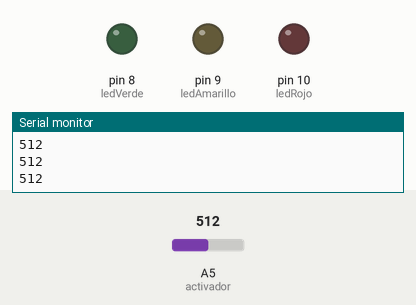
The sketch below on a simulated Arduino Uno, built with avr-gcc and run on an emulated ATmega328P. On the bench: output pins drawn as LEDs (lit = HIGH), the last lines printed to the serial monitor. Dashed ring = blinking. The inputs (shaded band) are chosen by the test bench; at power-on: A5 (activador) = 512.

Above: at 1.3 s.
1.4 s: A5 (activador) set to 486
At 2.6 s:
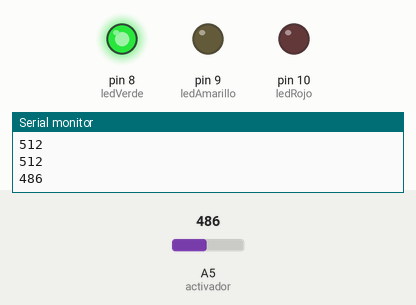
4.4 s: A5 (activador) set to 561
At 5.8 s:
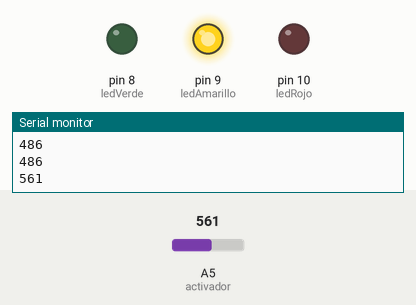
7.4 s: A5 (activador) set to 660
At 8.4 s:
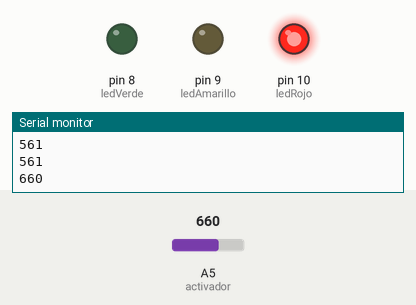
10.4 s: A5 (activador) set to 640
At 11.8 s:
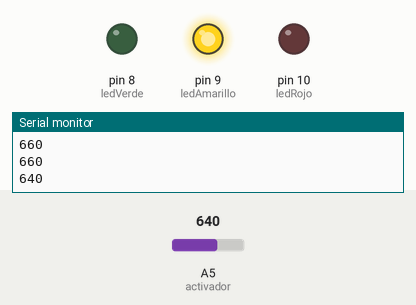
13.4 s: A5 (activador) set to 490
At 14.8 s:
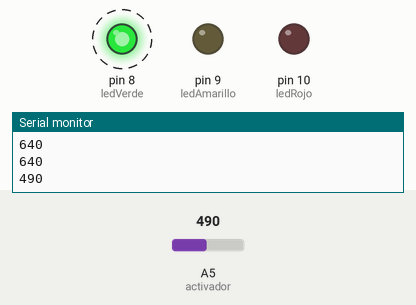
Timing chart, 0 to 17.4 s (numbered marks = the images above; inputs shaded):
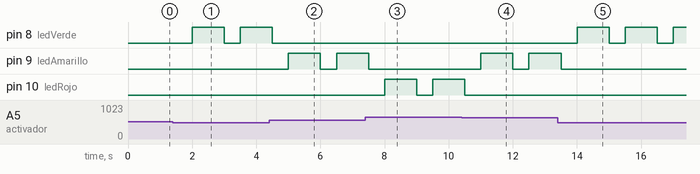

The sketch:

aguaSensor.ino
```cpp
int activador = A5;
int ledVerde = 8;
int ledAmarillo = 9;
int ledRojo = 10;

void setup() {
  // put your setup code here, to run once:
  pinMode(ledVerde, OUTPUT);
  pinMode(ledAmarillo, OUTPUT);
  pinMode(ledRojo, OUTPUT);
  pinMode(activador, INPUT);
  Serial.begin(9600);
}

void loop() {
  // put your main code here, to run repeatedly:
  int sensorValue = analogRead(activador);

  Serial.println(sensorValue);
  delay(500);

  if(sensorValue > 450 && sensorValue < 500){
    digitalWrite(ledVerde, HIGH);
    delay(1000);
    digitalWrite(ledVerde, LOW);
  }

  if(sensorValue > 551 && sensorValue < 650){
    digitalWrite(ledAmarillo, HIGH);
    delay(1000);
    digitalWrite(ledAmarillo, LOW);
  }

  if(sensorValue > 651 && sensorValue < 700){
    digitalWrite(ledRojo, HIGH);
    delay(1000);
    digitalWrite(ledRojo, LOW);
  }
}
```

Measured:
- the behaviour switches between 500 and 499 on A5 (activador) (found by bisection; images 0 and 1)
- after the input at 1.4 s, pin 8 (ledVerde): LOW → HIGH after 0.60 s, → LOW 1.0 s later, → HIGH 0.50 s later
- after the input at 4.4 s, pin 8 (ledVerde): goes on until 4.5 s, then stays LOW; pin 9 (ledAmarillo): LOW → HIGH after 0.60 s, → LOW 1.0 s later, → HIGH 0.50 s later
- after the input at 7.4 s, pin 9 (ledAmarillo): goes on until 7.5 s, then stays LOW; pin 10 (ledRojo): LOW → HIGH after 0.60 s, → LOW 1.0 s later, → HIGH 0.50 s later
- after the input at 10.4 s, pin 9 (ledAmarillo): LOW → HIGH after 0.60 s, → LOW 1.0 s later, → HIGH 0.50 s later; pin 10 (ledRojo): goes on until 10.5 s, then stays LOW
- after the input at 13.4 s, pin 8 (ledVerde): alternates HIGH for 1.0 s and LOW for 0.50 s, starting after 0.60 s; pin 9 (ledAmarillo): goes on until 13.5 s, then stays LOW
